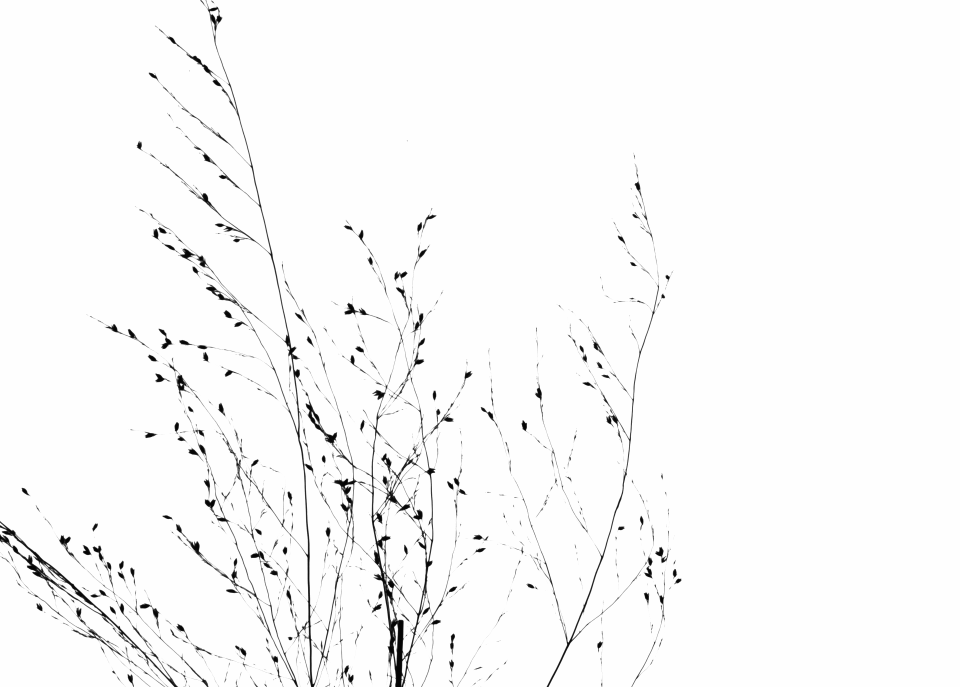
#> input picture src/data/select_images/I_CLMB-1A-rep1_bot_3.png, 3840 x 2748 px (shown at 1/4 size); its folder holds only this picture in this run
$ python density.py   (older library calls are emulated)
#> lines starting #> are read from the running program, lines starting #| are printed output that depends on the picture; after the words box and inside, x2 and y2 are one past the last pixel; in counts of white or black regions, pixels touching at a corner belong together
### src/util/crop_borders.py
# Layiwola Ibukun
# EGN4912: Switchgrass Root and Panicle Analysis
# Editor since: Sunday, June 2nd, 2019

# Author: Yutai Zhou
# crop_borders.py

import numpy as np

def crop_borders(img, margin=0.01, bg_thresh=0.006):
	"""
	This function crops away all unnnecesary background present in the input image to
	better calculate the plant density.

	Parameters:
	img - the input image
	margin - extra background margin as a percentage of the image size
	bg_thresh - the percentage of plant pixels that determine the borders
	"""

	# get image dimensions
	MAX_VAL = 255 # 8-bit max color value
	height = img.shape[0]
	width = img.shape[1]

	# calculate left-right border
	thresh_lr = np.ceil(bg_thresh*width).astype(int) # in pixels
	density_lr = np.sum(img, axis=0) >= (MAX_VAL*thresh_lr)
	borders_lr = np.argwhere(density_lr).squeeze()
	margin_lr = np.ceil(margin*width).astype(int) # in pixels

	# calculate top-bottom border
	thresh_tb = np.ceil(bg_thresh*height).astype(int) # in pixels
	density_tb = np.sum(img, axis=1) >= (MAX_VAL*thresh_tb)
	borders_tb = np.argwhere(density_tb).squeeze()
	margin_tb = np.ceil(margin*height).astype(int) # in pixels

	# set left-right border indices
	left = borders_lr[0] - margin_lr
	right = borders_lr[-1] + margin_lr

	# set top-bottom borders indices
	top = borders_tb[0] - margin_tb
	bottom = borders_tb[-1] + margin_tb

	# out of bounds check
	if left < 0:
		left = 0
	if right >= width:
		right = width - 1

	# out of bounds check
	if top < 0:
		top = 0
	if bottom >= width:
		bottom = width - 1

	# crop the image
	img_cropped = img[top:bottom, left:right]

	return img_cropped

### src/density.py
# Layiwola Ibukun
# EGN4912: Switchgrass Root and Panicle Analysis
# Editor since: Sunday, June 2nd, 2019

# Author: Yutai Zhou
# density.py

# for python 2 compatibility
from __future__ import absolute_import, division, print_function, unicode_literals

import os, cv2
import os.path as osp
import numpy as np
import matplotlib.pyplot as plt
from util import crop_borders # sub-functions

# get the input images
image_folder = 'data/select_images' # folder path
working_dir = osp.dirname(__file__) # current working directory
image_dir = osp.join(working_dir, image_folder)
images = os.listdir(image_dir) # input image names

# save useful information
img_props = []

# process each image
for img in images:
	# save useful image
	img_info = []
	img_info.append(img) # column 1 - image name

	# load image in color, grayscale
	img_path = osp.join(image_dir, img) # full image path
	img_gray = cv2.imread(img_path, cv2.IMREAD_GRAYSCALE) # load image in grayscale
#> img_gray is the input picture: shape (2748, 3840); min 2, max 254, mean 248.5

	# convert gray image to binary, invert, crop borders
	THRESH = 0 # dummy threshold value since OTSU re-adjusts the threshold
	MAX_VAL = 255 # 8-bit max color value
	_, img_bw = cv2.threshold(img_gray, THRESH, MAX_VAL, cv2.THRESH_BINARY | cv2.THRESH_OTSU)
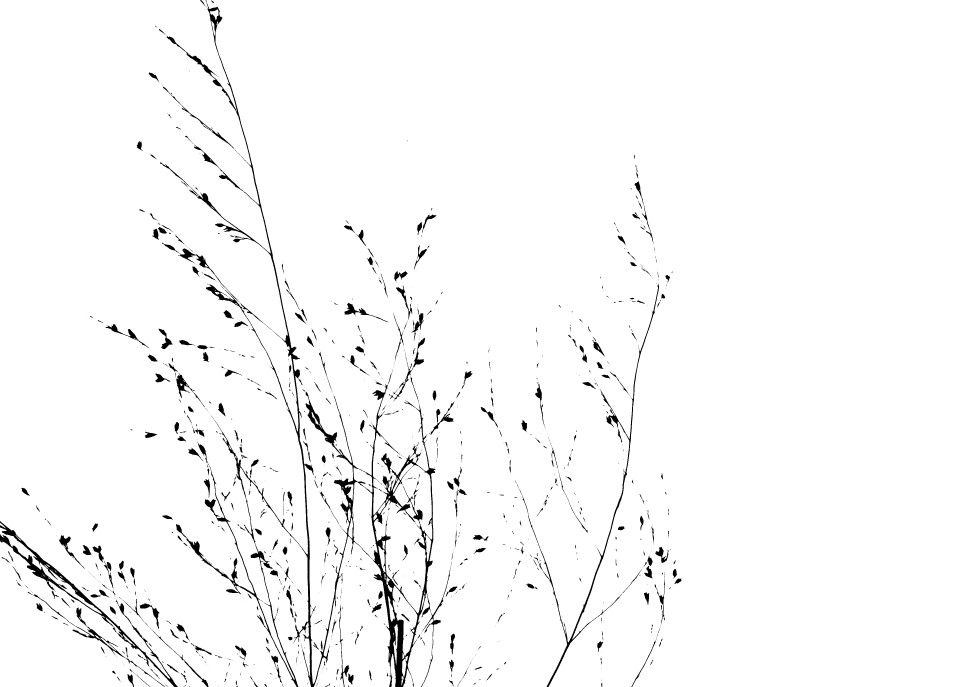
#> img_bw: shape (2748, 3840) (shown at 1/4 size); 97.3% white; 2031 black regions (1488 under 20 px), largest, box (x1, y1, x2, y2) and area: (666, 12, 1742, 2748) 104099, (0, 2084, 712, 2748) 21050, (704, 1862, 1193, 2748) 15005
	img_invert = cv2.bitwise_not(img_bw) # invert the image
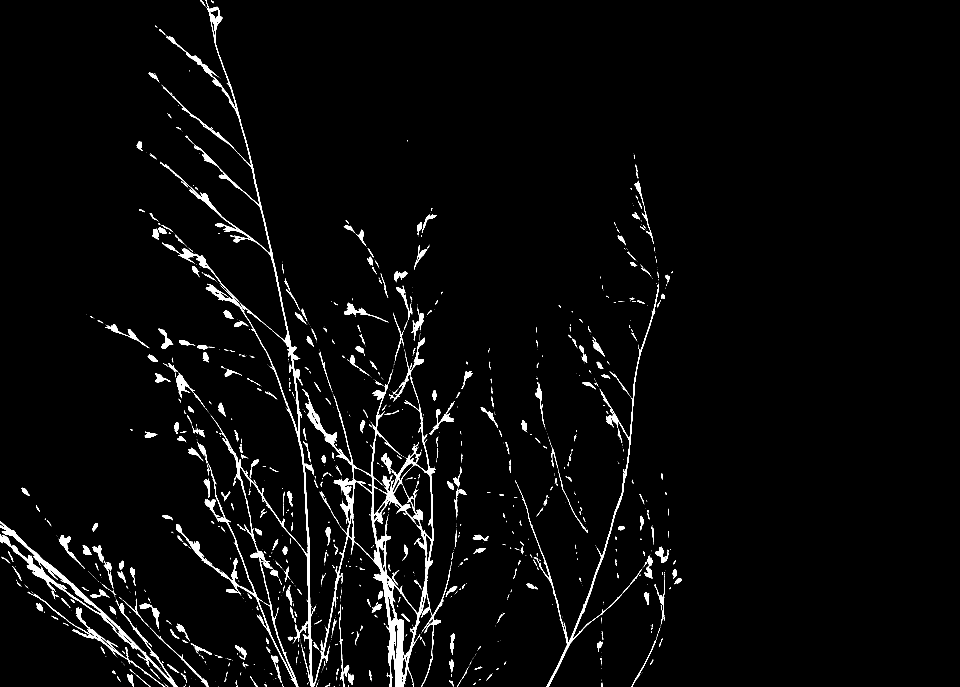
#> img_invert: shape (2748, 3840) (shown at 1/4 size); 2.7% white; 2031 white regions (1488 under 20 px), largest, box (x1, y1, x2, y2) and area: (666, 12, 1742, 2748) 104099, (0, 2084, 712, 2748) 21050, (704, 1862, 1193, 2748) 15005
	img_cropped = crop_borders(img_invert) # crop the image
#> in crop_borders, `borders_lr = np.argwhere(density_lr).squeeze()`: borders_lr = 2503 values from 0 to 2705
#> in crop_borders, `borders_tb = np.argwhere(density_tb).squeeze()`: borders_tb = 2430 values from 30 to 2747
#> in crop_borders, `left = borders_lr[0] - margin_lr`: left = -39
#> in crop_borders, `right = borders_lr[-1] + margin_lr`: right = 2744
#> in crop_borders, `top = borders_tb[0] - margin_tb`: top = 2
#> in crop_borders, `bottom = borders_tb[-1] + margin_tb`: bottom = 2775
#> in crop_borders, `img_cropped = img[top:bottom, left:right]`:
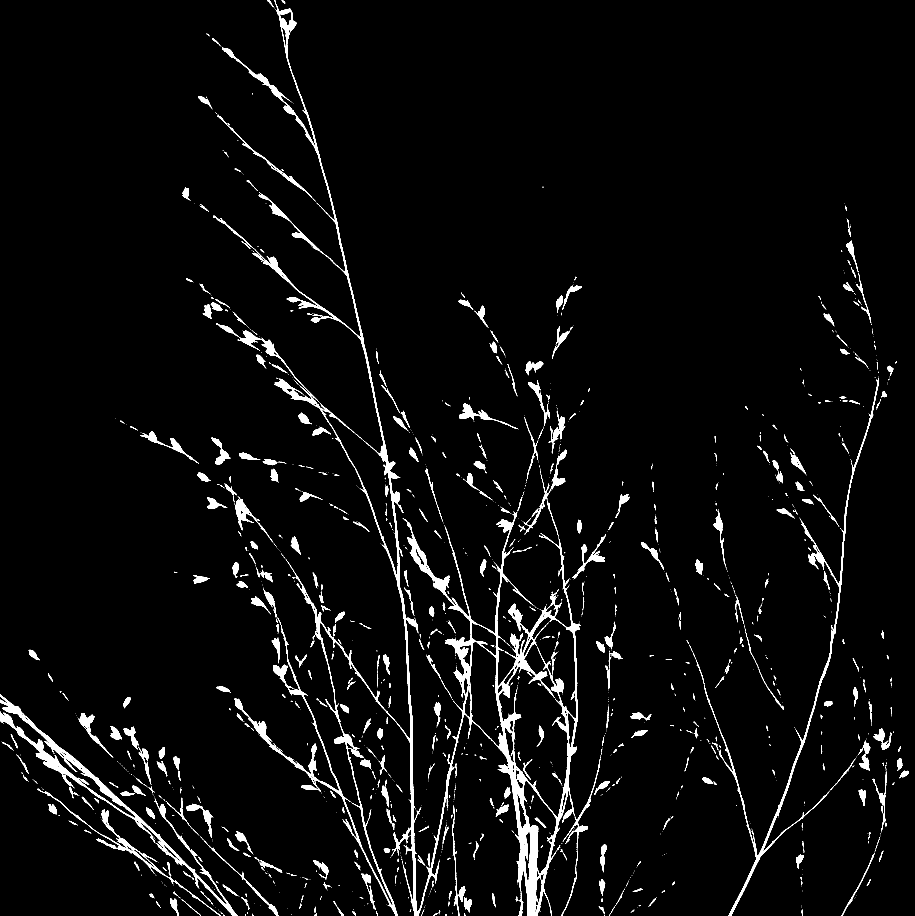
#> img_cropped: shape (2746, 2744) (shown at 1/3 size); 3.7% white; 2031 white regions (1489 under 20 px), largest, box (x1, y1, x2, y2) and area: (666, 10, 1742, 2746) 104099, (0, 2082, 712, 2746) 21050, (704, 1860, 1193, 2746) 15005

	# closing to fill in gaps of panicle
	kernel_size = (180, 180)
	kernel = cv2.getStructuringElement(cv2.MORPH_ELLIPSE, kernel_size)
	img_close = cv2.morphologyEx(img_cropped, cv2.MORPH_CLOSE, kernel)
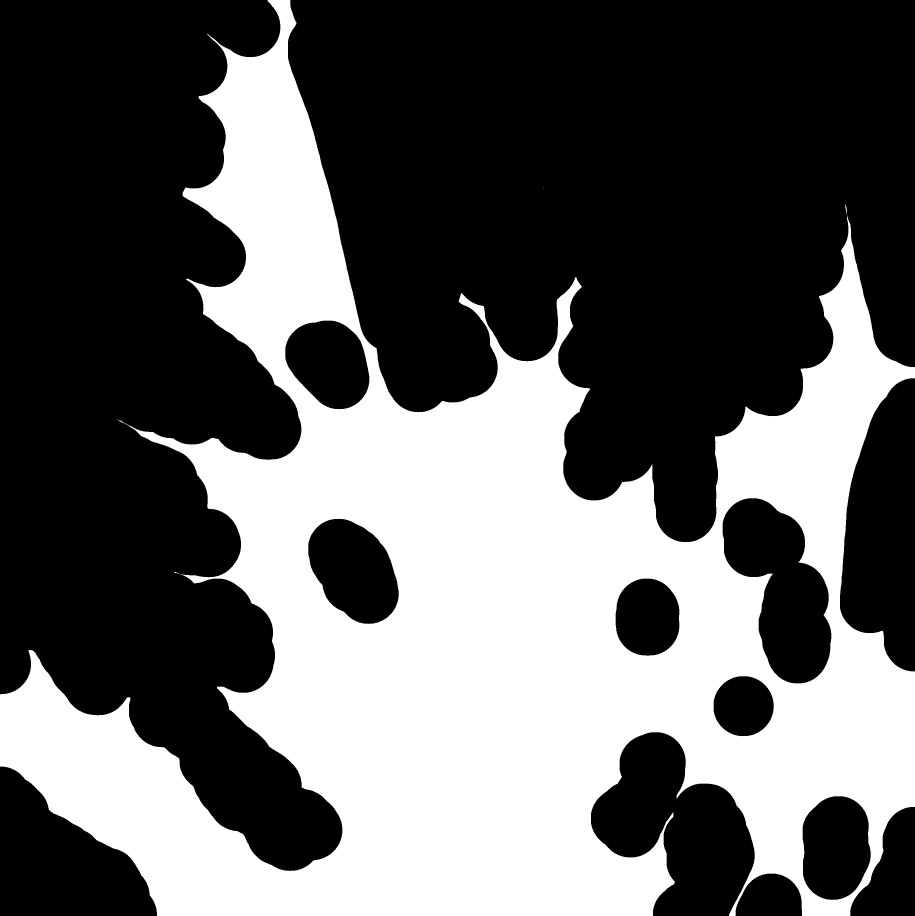
#> img_close: shape (2746, 2744) (shown at 1/3 size); 38.5% white; 7 white regions (4 under 20 px)

	# calculate the density = cropped/closed
	density = 100*np.sum(img_cropped)/np.sum(img_close)
#> density = 9.67
	img_info.append(density) # column 2 - image density
	print(f'density = {density:.2f} %')
#| density = 9.67 %

	# find contours on current image
	_, contours, hierarchy = cv2.findContours(img_close, cv2.RETR_TREE, cv2.CHAIN_APPROX_SIMPLE)
#> contours = 13 contours, 5 with area under 20; largest, box (x1, y1, x2, y2) and area: (0, 0, 2744, 2746) 3225740, (2167, 1494, 2495, 2052) 108213, (924, 1556, 1197, 1873) 61362, (2407, 2388, 2613, 2701) 52556, (855, 961, 1109, 1229) 50374, (1846, 1735, 2039, 1968) 36606, (2140, 2028, 2322, 2210) 25852, (2535, 613, 2541, 644) 34

	# create a new blank image
	num_channels = 3 # number of channels
	convexhull_img = np.zeros((img_close.shape[0], img_close.shape[1], num_channels), np.uint8)

	# create a convex hull for each contour
	convex_hulls = []
	for contour in contours:
		convex_hulls.append(cv2.convexHull(contour, False))
#> this loop made 13 passes
#> contour on passes 1, 3, 4, 6: [[538, 1721], [539, 1721]], [[351, 1258]], [[349, 1257]], [[1629, 561], [1629, 562]]
#> after the loop, convex_hulls = 13 contours, 4 with area under 20; largest, box (x1, y1, x2, y2) and area: (0, 0, 2744, 2746) 5989564, (2167, 1494, 2495, 2052) 121878, (924, 1556, 1197, 1873) 61926, (2407, 2388, 2613, 2701) 53164, (855, 961, 1109, 1229) 50603

	# draw contours and convex hulls
	color_green = (0, 255, 0) # green contours
	color_blue = (0, 0, 255) # blue convex hulls
	for index in range(len(contours)):
		cv2.drawContours(convexhull_img, contours, index, color_green, 1, 8, hierarchy)
		cv2.drawContours(convexhull_img, convex_hulls, index, color_blue, 1, 8)
#> this loop made 13 passes
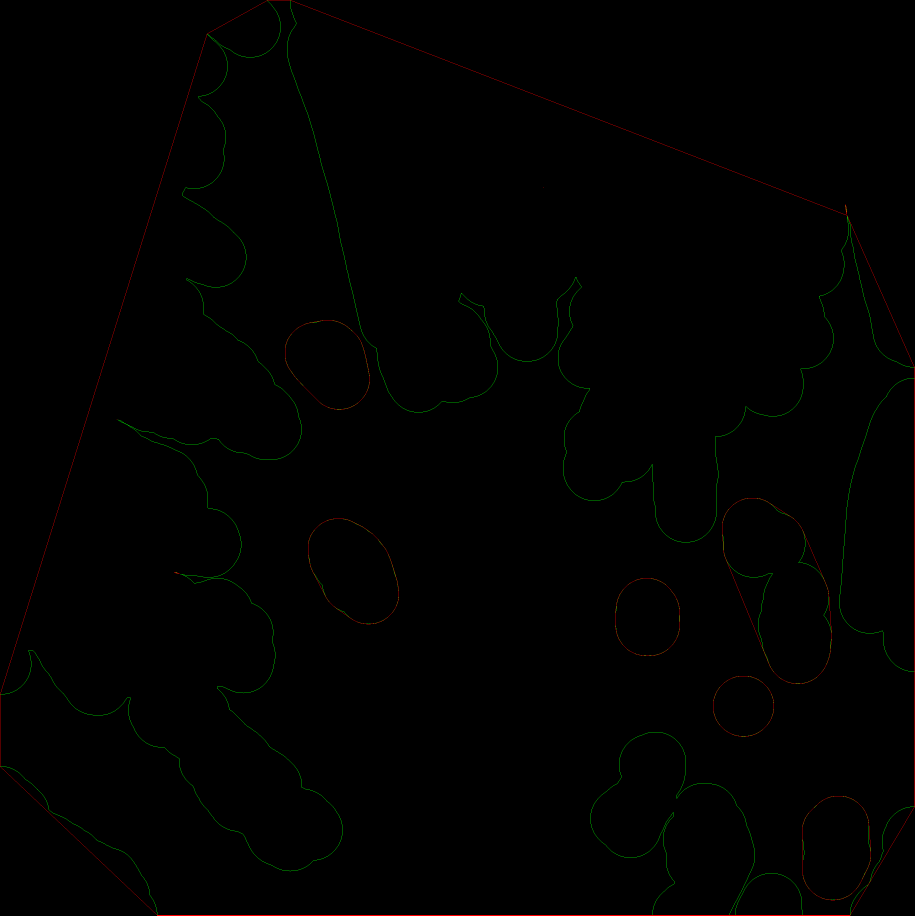
#> convexhull_img: shape (2746, 2744, 3) (shown at 1/3 size); mean of channels 0, 1, 2 0, 0.6, 0.5; drawn as B, G, R

	# make plots
	image_figs = [
					('cropped', img_cropped), # cropped image
#> (the run stopped early here; a loop or call above may not have finished)

$ run again, on src/data/select_images/I_CLMB-1B-rep1_bot_5.png
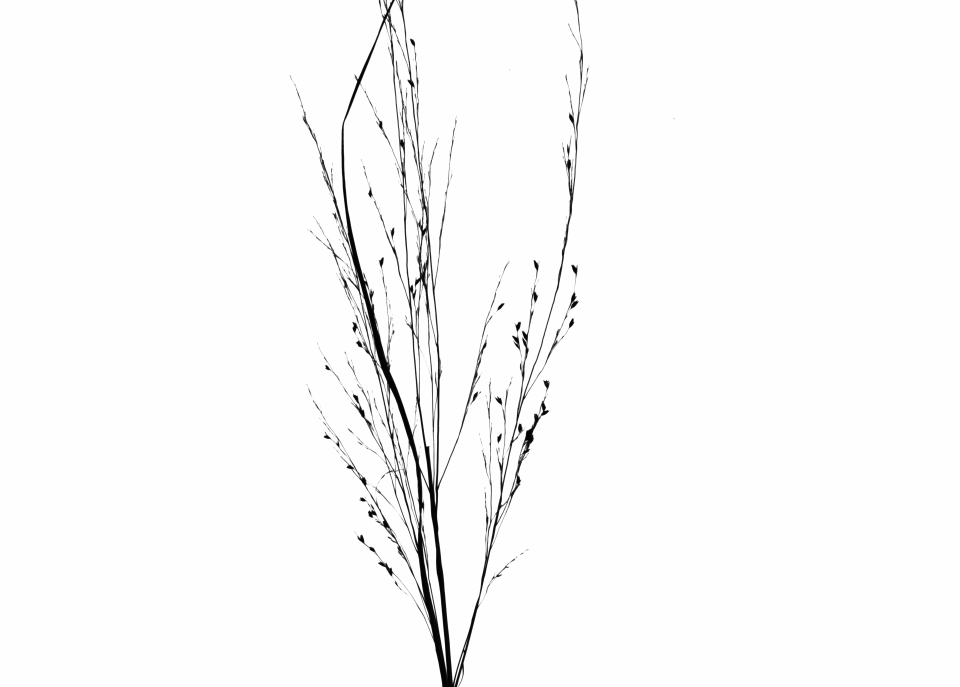
#> input picture src/data/select_images/I_CLMB-1B-rep1_bot_5.png, 3840 x 2748 px (shown at 1/4 size)
#> img_gray is the input picture: shape (2748, 3840); min 2, max 254, mean 249.2
#> img_bw: shape (2748, 3840); 97.8% white; 603 black regions (481 under 20 px), largest, box (x1, y1, x2, y2) and area: (1211, 0, 2332, 2748) 210156, (1293, 955, 1421, 1222) 2137, (2048, 1286, 2084, 1412) 1410
#> `img_invert = cv2.bitwise_not(img_bw)`:
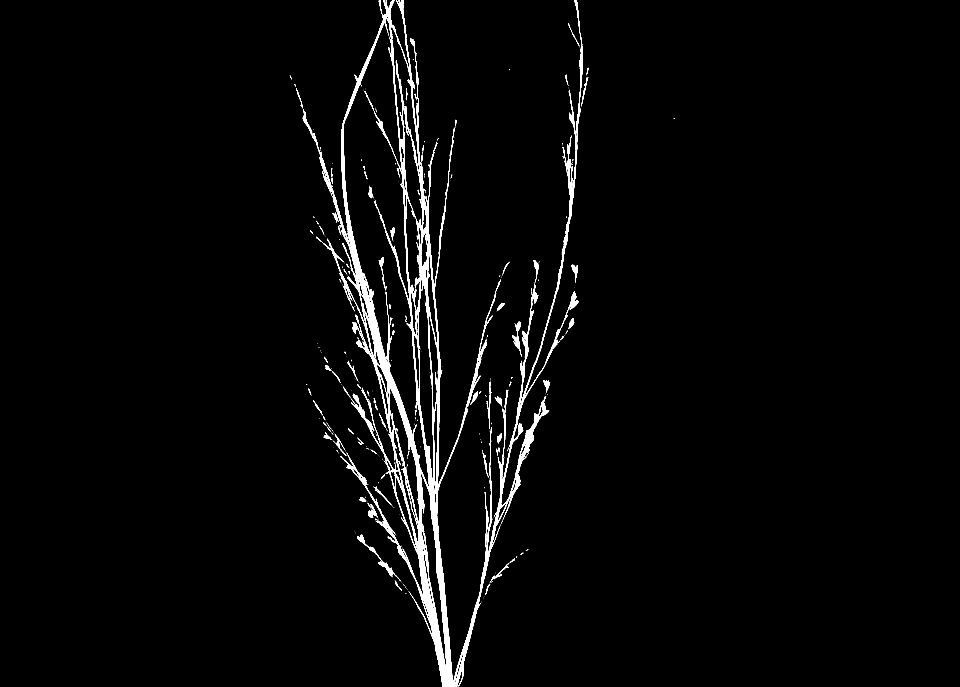
#> img_invert: shape (2748, 3840) (shown at 1/4 size); 2.2% white; 603 white regions (481 under 20 px), largest, box (x1, y1, x2, y2) and area: (1211, 0, 2332, 2748) 210156, (1293, 955, 1421, 1222) 2137, (2048, 1286, 2084, 1412) 1410
#> borders_lr = 1092 values from 1215 to 2350
#> borders_tb = 2748 values from 0 to 2747
#> left = 1176
#> right = 2389
#> top = -28
#> bottom = 2775
#> img_cropped: shape (2748, 1213); 7.1% white; 601 white regions (480 under 20 px), largest, box (x1, y1, x2, y2) and area: (35, 0, 1156, 2748) 210156, (117, 955, 245, 1222) 2137, (872, 1286, 908, 1412) 1410
#> img_close: shape (2748, 1213); 41.9% white; 2 white regions (1 under 20 px)
#> density = 16.97
#| density = 16.97 %
#> contours = 3 contours, 1 with area under 20; largest, box (x1, y1, x2, y2) and area: (0, 0, 1213, 2748) 1464514, (573, 1866, 770, 2296) 73187
#> the loop `for contour in contours:` made 3 passes
#> contour on pass 1: [[861, 279], [861, 280], [862, 279]]
#> after the loop `for contour in contours:`: convex_hulls = 3 contours, 1 with area under 20; largest, box (x1, y1, x2, y2) and area: (0, 0, 1213, 2748) 2578684, (573, 1866, 770, 2296) 73768
#> the loop `for index in range(len(contours)):` made 3 passes
#> after the loop `for index in range(len(contours)):`:
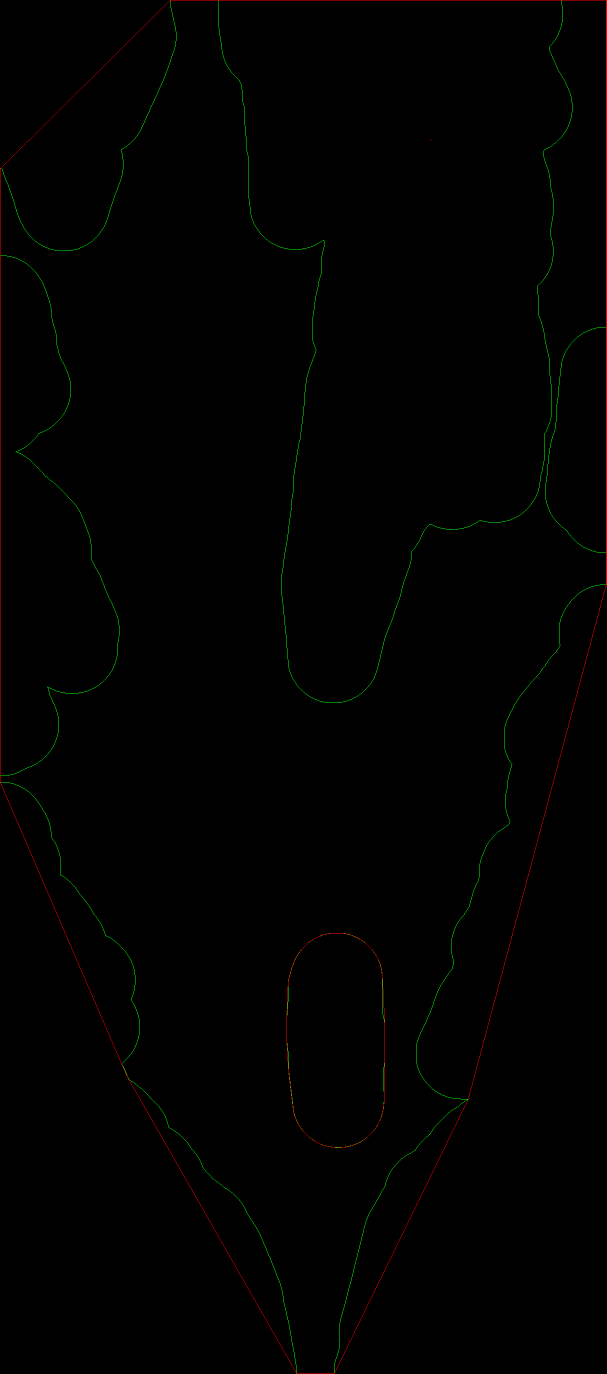
#> convexhull_img: shape (2748, 1213, 3) (shown at 1/2 size); mean of channels 0, 1, 2 0, 0.7, 0.6; drawn as B, G, R
